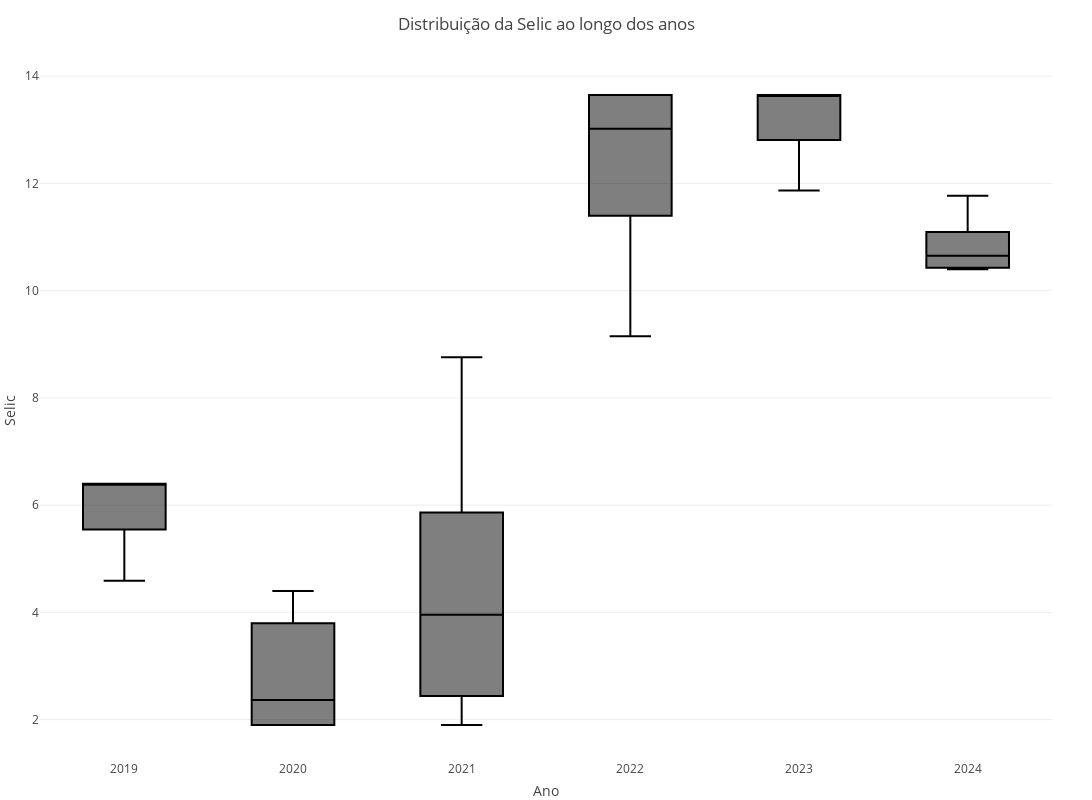

This figure's notebook cell:
### Code cell
# ==========================
# 3️⃣  INTERPRETAÇÃO AUTOMÁTICA
# ==========================
significancia = 0.05
if p_value < significancia:
    resultado = "A diferença entre os anos é estatisticamente significativa. Ou seja, a Selic variou de forma relevante ao longo dos anos."
else:
    resultado = "Não há evidências estatísticas suficientes para afirmar que houve mudanças significativas na Selic entre os anos."

# ==========================
# 4️⃣  VISUALIZAÇÃO INTERATIVA (com ajuste de proporção)
# ==========================
fig = px.box(df_rates, x='Ano', y='Selic', title='Distribuição da Selic ao longo dos anos')

# Ajustar proporções do gráfico para evitar que fique muito retangular
fig.update_layout(
    width=1900,  # Largura ajustada
    height=800,  # Altura reduzida para melhor proporção
    margin=dict(l=40, r=40, t=60, b=40)  # Margens ajustadas
)

# ==========================
# 5️⃣  EXIBIR RESULTADOS
# ==========================
print(f"F-Estatística: {stat:.4f}")
print(f"Valor-p: {p_value:.4f}")
print(f"Conclusão: {resultado}")

fig.show()

### Figure 1 — Plotly figure (JSON) as saved in the notebook; plotly's stock layout.template omitted (floating-point values rounded to 4 significant figures)
{"data": [{"alignmentgroup": "True", "hovertemplate": "Ano=%{x}<br>Selic=%{y}<extra></extra>", "legendgroup": "", "marker": {"color": "#000001"}, "name": "", "notched": false, "offsetgroup": "", "orientation": "v", "showlegend": false, "type": "box", "x": [2019, 2019, 2019, 2019, 2019, 2019, 2019, 2019, 2019, 2019, 2019, 2019, 2020, 2020, 2020, 2020, 2020, 2020, 2020, 2020, 2020, 2020, 2020, 2020, 2021, 2021, 2021, 2021, 2021, 2021, 2021, 2021, 2021, 2021, 2021, 2021, 2022, 2022, 2022, 2022, 2022, 2022, 2022, 2022, 2022, 2022, 2022, 2022, 2023, 2023, 2023, 2023, 2023, 2023, 2023, 2023, 2023, 2023, 2023, 2023, 2024, 2024, 2024, 2024, 2024, 2024, 2024, 2024, 2024, 2024, 2024, 2024], "x0": " ", "xaxis": "x", "y": [6.4, 6.4, 6.4, 6.4, 6.4, 6.4, 6.4, 5.9, 5.71, 5.38, 4.9, 4.59, 4.4, 4.19, 3.95, 3.65, 3.01, 2.58, 2.15, 1.94, 1.9, 1.9, 1.9, 1.9, 1.9, 1.9, 2.23, 2.65, 3.29, 3.76, 4.15, 5.01, 5.43, 6.3, 7.65, 8.76, 9.15, 10.49, 11.15, 11.65, 12.51, 12.89, 13.15, 13.58, 13.65, 13.65, 13.65, 13.65, 13.65, 13.65, 13.65, 13.65, 13.65, 13.65, 13.65, 13.19, 12.97, 12.65, 12.17, 11.87, 11.65, 11.15, 11, 10.65, 10.46, 10.4, 10.4, 10.4, 10.5, 10.65, 11.04, 11.77], "y0": " ", "yaxis": "y"}], "layout": {"boxmode": "group", "height": 800, "legend": {"tracegroupgap": 0}, "margin": {"b": 40, "l": 40, "r": 40, "t": 60}, "title": {"text": "Distribuição da Selic ao longo dos anos"}, "width": 1900, "xaxis": {"anchor": "y", "domain": [0, 1], "title": {"text": "Ano"}}, "yaxis": {"anchor": "x", "domain": [0, 1], "title": {"text": "Selic"}}}}
